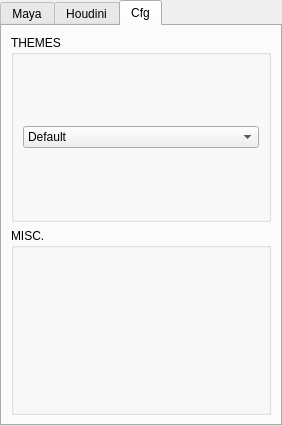
<?xml version="1.0" encoding="UTF-8"?>
<ui version="4.0">
 <class>MK_DCC</class>
 <widget class="QMainWindow" name="MK_DCC">
  <property name="geometry">
   <rect>
    <x>0</x>
    <y>0</y>
    <width>282</width>
    <height>426</height>
   </rect>
  </property>
  <property name="windowTitle">
   <string>miniTools3</string>
  </property>
  <widget class="QWidget" name="centralwidget">
   <layout class="QVBoxLayout" name="verticalLayout">
    <property name="margin">
     <number>0</number>
    </property>
    <item>
     <widget class="QTabWidget" name="tabWidget">
      <property name="currentIndex">
       <number>2</number>
      </property>
      <widget class="QWidget" name="maya_tab">
       <attribute name="title">
        <string>Maya</string>
       </attribute>
       <layout class="QHBoxLayout" name="horizontalLayout">
        <item>
         <widget class="QRadioButton" name="radioButton">
          <property name="text">
           <string>RadioButton</string>
          </property>
         </widget>
        </item>
        <item>
         <widget class="QPushButton" name="pushButton">
          <property name="text">
           <string>PushButton</string>
          </property>
         </widget>
        </item>
       </layout>
      </widget>
      <widget class="QWidget" name="houdini_tab">
       <attribute name="title">
        <string>Houdini</string>
       </attribute>
       <layout class="QVBoxLayout" name="verticalLayout_3">
        <item>
         <widget class="QLineEdit" name="lineEdit">
          <property name="text">
           <string>LineEdit</string>
          </property>
         </widget>
        </item>
        <item>
         <widget class="QSpinBox" name="spinBox">
          <property name="prefix">
           <string>$ </string>
          </property>
         </widget>
        </item>
       </layout>
      </widget>
      <widget class="QWidget" name="cfg_tab">
       <attribute name="title">
        <string>Cfg</string>
       </attribute>
       <layout class="QVBoxLayout" name="verticalLayout_4">
        <item>
         <widget class="QGroupBox" name="themes_grpBox">
          <property name="title">
           <string>THEMES</string>
          </property>
          <layout class="QVBoxLayout" name="verticalLayout_2">
           <item>
            <widget class="QComboBox" name="theme_comboBox">
             <property name="currentIndex">
              <number>0</number>
             </property>
             <item>
              <property name="text">
               <string>Default</string>
              </property>
             </item>
             <item>
              <property name="text">
               <string>Aqua</string>
              </property>
             </item>
             <item>
              <property name="text">
               <string>Console</string>
              </property>
             </item>
             <item>
              <property name="text">
               <string>Ubuntu</string>
              </property>
             </item>
            </widget>
           </item>
          </layout>
         </widget>
        </item>
        <item>
         <widget class="QGroupBox" name="misc_grpBox">
          <property name="title">
           <string>MISC.</string>
          </property>
         </widget>
        </item>
       </layout>
      </widget>
     </widget>
    </item>
   </layout>
  </widget>
 </widget>
 <resources/>
 <connections/>
</ui>
